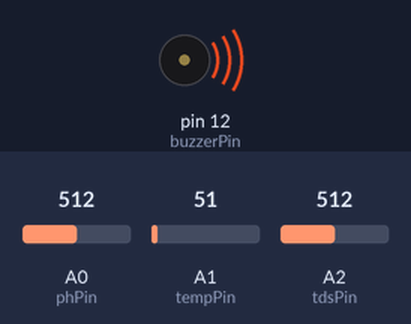
Simulated run of this sketch. Board: Arduino Uno, built with avr-gcc and run on an emulated ATmega328P. On the bench: buzzer (waves = sounding, pin HIGH). The inputs (shaded band) are chosen by the test bench; at power-on: A0 (phPin) = 512, A1 (tempPin) = 51, A2 (tdsPin) = 512. What the sketch prints to the serial monitor is not drawn.

Above: at 0.1 s.
Timing chart, 0 to 1.6 s (numbered marks = the images above):
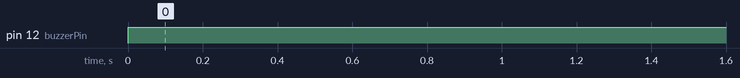

The sketch:

piezo.ino
```cpp
// Khai báo các chân sẽ dùng
const int phPin = A0;
const int tempPin = A1;
const int tdsPin = A2;
const int buzzerPin = 12;

// Khai báo các biến lưu giá trị
int ph, tds, tempC;

void setup() {
  // Cấu hình chân đầu vào/đầu ra
  pinMode(phPin, INPUT);
  pinMode(tempPin, INPUT);
  pinMode(tdsPin, INPUT);
  pinMode(buzzerPin, OUTPUT);

  // Khởi tạo Serial để theo dõi giá trị trên máy tính
  Serial.begin(9600);
}

void loop() {
  getSensors();   // Đọc dữ liệu
  pushAlarm();    // Kiểm tra cảnh báo
  pushInternet(); // Gửi dữ liệu (nếu có)

  // In ra màn hình Serial để kiểm tra
  Serial.print("pH: "); Serial.print(ph);
  Serial.print(" | TDS: "); Serial.print(tds);
  Serial.print(" | Temp: "); Serial.println(tempC);

  delay(1000); // Đợi 1 giây trước khi lặp lại
}

// Hàm đọc giá trị TDS
int getTDS(){
  int value = analogRead(tdsPin);
  // min tds = 0, max tds = 1000 (Dựa trên thông số map của bạn)
  return map(value, 0, 876, 0, 1000);
}

// Hàm đọc giá trị PH
int getPH(){
  int value = analogRead(phPin);
  return map(value, 0, 1023, 0, 14);
}

// Hàm đọc giá trị nhiệt độ
int getTemp(){
  int value = analogRead(tempPin);
  return map(value, 20, 358, -40, 125);
}

// Hàm đọc tất cả cảm biến
void getSensors(){
  ph = getPH();
  tempC = getTemp();
  tds = getTDS();
}

// Hàm xử lý và đưa ra cảnh báo
void pushAlarm(){
  bool alarm = false;

  // Sử dụng || thay cho "or" (Cú pháp chuẩn C++)
  if(ph < 7 || ph > 8) alarm = true;
  if(tds > 40) alarm = true;
  if(tempC < 25 || tempC > 32) alarm = true;

  if(alarm){
    digitalWrite(buzzerPin, HIGH);
  } else {
    digitalWrite(buzzerPin, LOW);
  }
}

void pushInternet(){
  // Thêm code gửi dữ liệu lên ESP8266/Blynk ở đây
}
```

Measured:
- by itself, pin 12 (buzzerPin): LOW → HIGH at 0.00 s
